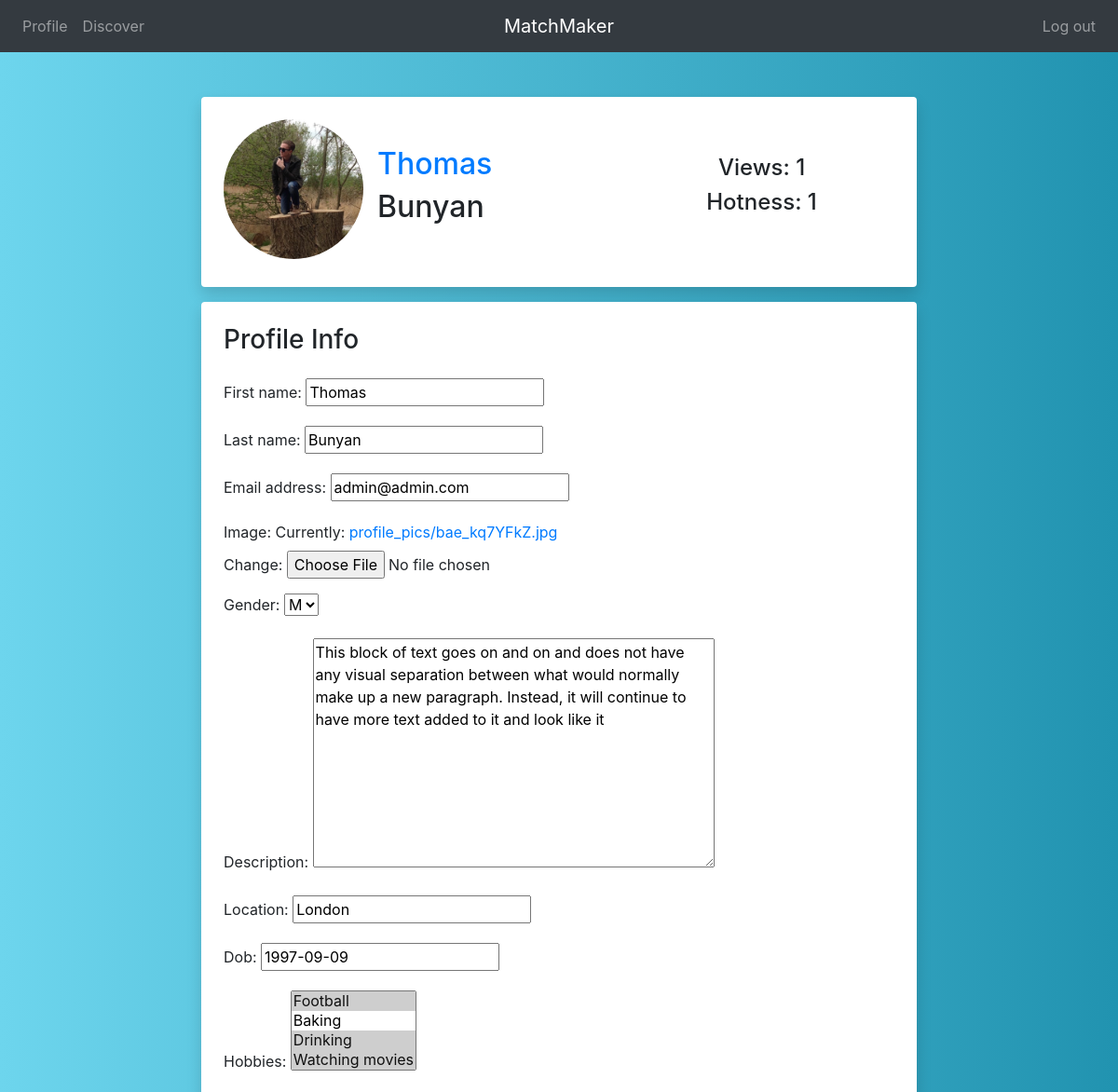
/profile/ (signed in, upper part), run on an earlier commit of the app's database.
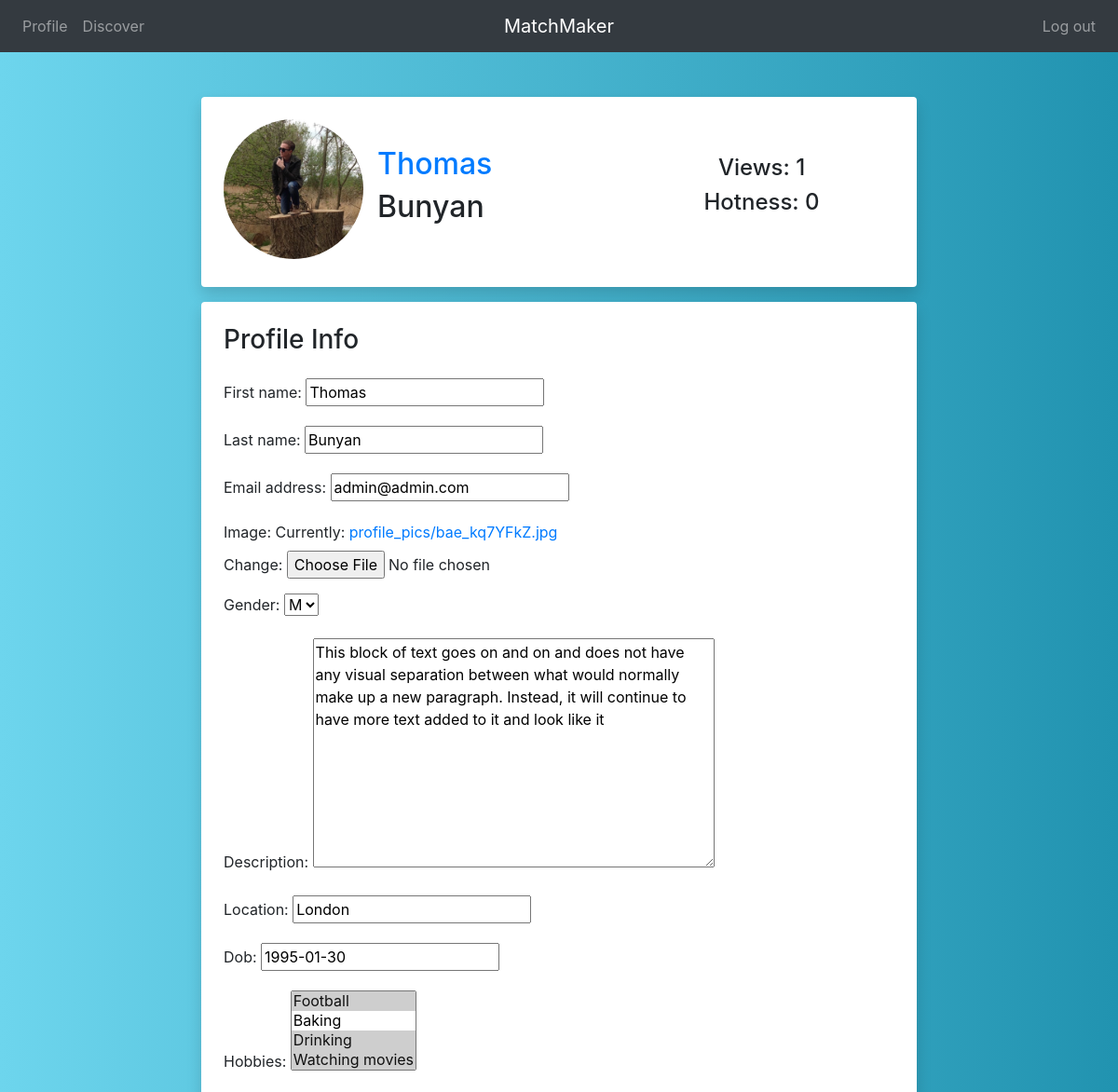
And on a later commit of the database.
### users/models.py (models this page shows, shortened)
class Profile(models.Model):
    user = models.OneToOneField(User, on_delete=models.CASCADE)
    image = models.ImageField(default="default.jpg", upload_to='profile_pics')
    GENDERS = (
        ('M', 'M'),
        ('F', 'F')
    )
    gender = models.CharField(default="?", choices=GENDERS, max_length=1)
    description = models.TextField(
        default="Something about yourself", max_length=200)
    location = models.CharField(default="Town/City", max_length=100)
    dob = models.DateField(null=True)
    hobbies = models.ManyToManyField(
        Hobby, blank=True, related_name='categories')
    adjectives = models.TextField(default="adjective", max_length=400)
    views = models.IntegerField(default=0)
    heat = models.ManyToManyField(
        related_name='user_heat',
        to='self'   ,
        blank=True,
        symmetrical=False
    )

### users/views.py (the view)
# urls.py: path('profile/', user_views.profile, name="profile"),
@login_required
def profile(request):
    if request.method == "POST":
        u_form = UserUpdateForm(request.POST, instance=request.user)
        p_form = ProfileUpdateForm(
            request.POST, request.FILES, instance=request.user.profile)
        if u_form.is_valid() and p_form.is_valid():
            u_form.save()
            p_form.save()
            redirect('profile')
    else:
        u_form = UserUpdateForm(instance=request.user)
        p_form = ProfileUpdateForm(instance=request.user.profile)
    request.user.profile.views = request.user.profile.views+1
    request.user.save()
    context = {
        'u_form': u_form,
        'p_form': p_form,
        'views' : request.user.profile.views,
        'heat'  :request.user.profile.user_heat.count()
    }
    return render(request, 'users/profile.html', context)

### users/forms.py
class UserUpdateForm(forms.ModelForm):
    class Meta:
        model = User
        fields = ['first_name', 'last_name', 'email']

class ProfileUpdateForm(forms.ModelForm):
    class Meta:
        model = Profile
        fields = ['image', 'gender', 'description',
                  'location', 'dob', 'hobbies', 'adjectives']

### users/models.py (called while the page is built)
    def __str__(self):
        return self.name

### users/templates/users/profile.html (shortened to what this page needs)
{% extends 'matchmaker/base.html' %}
    {% block body %}
    <div class="content-section">
        <div class="profile-top shadow p-4 mt-5 bg-white rounded" style="width:48rem; margin:auto">
            <div class="media d-inline-flex justify-content-around" style="width:100%">
                <img class="rounded-circle account-img" src="{{ user.profile.image.url }}" height="150" width="150"
                    style="object-fit: cover;">
                <div class="col align-self-center">
                    <h2 class="account-heading text-primary">{{ user.first_name }}</h2>
                    <h2 class="account-heading">{{ user.last_name }}</h2>
                </div>
                <div class="col text-center align-self-center">
                    <h4 class="">Views: <span>{{ views }}</span></h4>
                    <h4 class="">Hotness: <span>{{ heat }}</span></h4>
                </div>
            </div>
        </div>
        <div class="profile-top shadow p-4 mt-3 mb-5 bg-white rounded" style="width:48rem; margin:auto">
            <form method="POST" enctype="multipart/form-data">
                <fieldset class='form-group'>
                    <h3 class="mb-4">Profile Info</h3>
                    {{ u_form.as_p }}
                    {{ p_form.as_p }}
                </fieldset>
            </form>
        </div>
    </div>
    {% endblock %}

### matchmaker/templates/matchmaker/base.html (shortened to what this page needs)
{% load static %}
<!DOCTYPE html>
<html>
<head>
  <link rel="stylesheet" href="https://stackpath.bootstrapcdn.com/bootstrap/4.1.3/css/bootstrap.min.css"
 />
  <link rel="stylesheet" href="https://use.fontawesome.com/releases/v5.5.0/css/all.css"
>
  <link rel="stylesheet" type="text/css" href="{% static 'matchmaker/main.css' %}" />
</head>
<body>
  <div class="page-content">
    <nav class="navbar navbar-expand-md navbar-dark bg-dark">
      <div class="navbar-collapse collapse w-100 order-1 order-md-0 dual-collapse2">
        <ul class="navbar-nav mr-auto">
          {% if user.is_authenticated %}
          <li class="nav-item"><a href="{% url 'profile' %}" class="nav-link">Profile</a></li>
          <li class="nav-item"><a href="{% url 'matchmaker-discover' %}" class="nav-link">Discover</a></li>
          {% endif %}
        </ul>
      </div>
      <div class="mx-auto order-0">
        <a class="navbar-brand mx-auto" href="{% url 'matchmaker-home' %}">MatchMaker</a>
      </div>
      <div class="navbar-collapse collapse w-100 order-3 dual-collapse2">
        <ul class="navbar-nav ml-auto flex-nowrap">
          {% if user.is_authenticated %}
          <li class="nav-item"><a href="{% url 'logout' %}?next={% url 'matchmaker-home' %}" class="nav-link">Log out</a></li>
          {% else %}
          <li class="nav-item"><a href="{% url 'login' %}" class="nav-link">Log in</a></li>
          <li class="nav-item"><a href="{% url 'register' %}" class="nav-link">Register</a></li>
          {% endif %}
        </ul>
      </div>
    </nav>
    {% block body %}
    {% endblock %}
  </div>
</body>
</html>

### matchmaker/static/matchmaker/main.css (style rules this page uses)
html, body { margin: 0; padding: 0; border: 0; outline: 0; font-size: 100%; vertical-align: baseline; background: transparent; }
.page-content { background: #2193b0; background: -webkit-linear-gradient(to right, #6dd5ed, #2193b0); background: linear-gradient(to right, #6dd5ed, #2193b0); min-height: 100vh; width: 100%; overflow: hidden; }

What changed in the data, as far as the page shows it:
changed Profile "London": dob "1997-09-09" → "1995-01-30"
Also different on the page:
{{ heat }}: "1" → "0"
